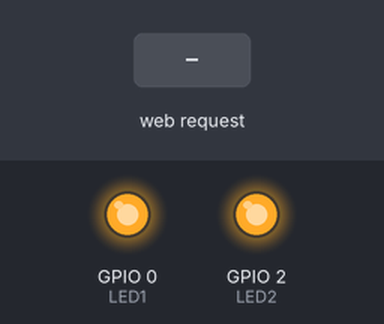
A sketch run on a simulated ESP8266 (NodeMCU). Shown: output pins drawn as LEDs (lit = HIGH). Inputs (shaded band) come from the test bench. WiFi joins after 1.5 s; servers stay silent unless stated; what the sketch prints to the serial monitor is not drawn.

Above: at 2.7 s.
2.8 s: HTTP request GET /?LED=11 received
At 3.1 s:
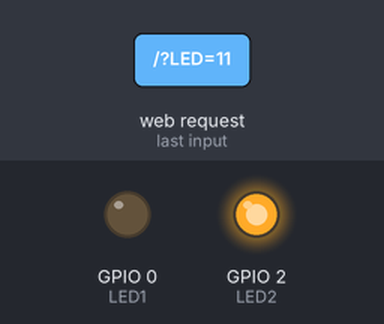
4.3 s: HTTP request GET /?LED=21 received
At 5.5 s:
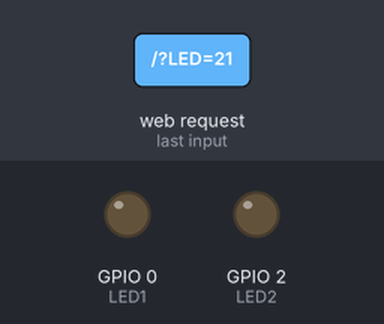
5.8 s: HTTP request GET /?LED=10 received
At 6.6 s:
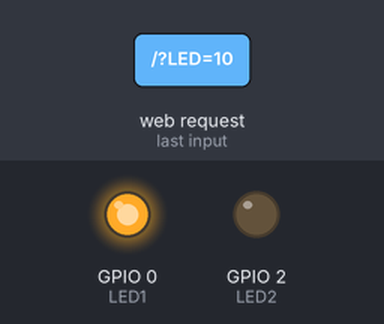
7.3 s: HTTP request GET /?LED=20 received
At 7.8 s:
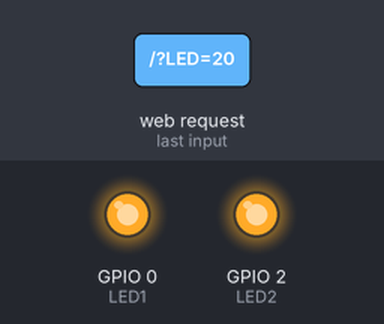
Timing chart, 0 to 9.8 s (numbered marks = the images above; inputs shaded):
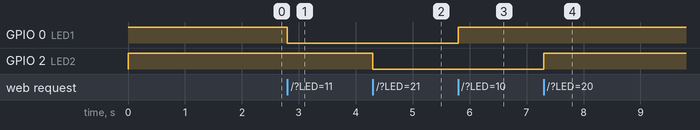

Measured:
- after the input at 2.8 s, GPIO 0 (LED1): HIGH → LOW at once
- after the input at 4.3 s, GPIO 2 (LED2): HIGH → LOW at once
- after the input at 5.8 s, GPIO 0 (LED1): LOW → HIGH at once
- after the input at 7.3 s, GPIO 2 (LED2): LOW → HIGH at once

The sketch:

espfinal_without_webpage.ino
```cpp
#include <ESP8266WiFi.h>
#include <WiFiClient.h>
#include <ESP8266WebServer.h>
#include <ESP8266mDNS.h>

// Fill in your WiFi router SSID and password
const char* ssid = "wifi";
const char* password = "wifi5233";
MDNSResponder mdns;

ESP8266WebServer server(80);

const char INDEX_HTML[] =
"<!DOCTYPE HTML>"
"<html>"
"<head>"
"<meta name = \"viewport\" content = \"width = device-width, initial-scale = 1.0, maximum-scale = 1.0, user-scalable=0\">"
"<title>ESP8266 Web Form Demo</title>"
"<style>"
"\"body { background-color: #808080; font-family: Arial, Helvetica, Sans-Serif; Color: #000000; }\""
"</style>"
"</head>"
"<body>"
"<h1>ESP8266 Web Form Demo</h1>"
"<FORM action=\"/\" method=\"post\">"
"<P>"
"LED 1<br>"
"<INPUT type=\"radio\" name=\"LED\" value=\"10\">On"
"<INPUT type=\"radio\" name=\"LED\" value=\"11\">Off<br>"
"<INPUT type=\"submit\" value=\"Send\"><br>"
"LED 2<br>"
"<INPUT type=\"radio\" name=\"LED\" value=\"20\">On"
"<INPUT type=\"radio\" name=\"LED\" value=\"21\">Off<br>"
"<INPUT type=\"submit\" value=\"Send\">"
"</P>"
"</FORM>"
"</body>"
"</html>";

// GPIO#0 is for Adafruit ESP8266 HUZZAH board. Your board LED might be on 13.
const int LED2 = 2;
const int LED1 = 0;

void handleRoot()
{
  if (server.hasArg("LED")) {
    handleSubmit();
  }
  else {
    server.send(200, "text/html", INDEX_HTML);
  }
}

void returnFail(String msg)
{
  server.sendHeader("Connection", "close");
  server.sendHeader("Access-Control-Allow-Origin", "*");
  server.send(500, "text/plain", msg + "\r\n");
}

void handleSubmit()
{
  String LEDvalue;

  if (!server.hasArg("LED")) return returnFail("BAD ARGS");
  LEDvalue = server.arg("LED");

  if (LEDvalue == "11") {
    writeLED(true,LED1);
    server.send(200, "text/html", INDEX_HTML);
  }
  else if (LEDvalue == "10") {
    writeLED(false,LED1);
    server.send(200, "text/html", INDEX_HTML);
  }
  else if (LEDvalue == "20") {
    writeLED(false,LED2);
    server.send(200, "text/html", INDEX_HTML);
  }
  else if (LEDvalue == "21") {
    writeLED(true,LED2);
    server.send(200, "text/html", INDEX_HTML);
  }
  else {
    returnFail("Bad LED value");
  }
}

void returnOK()
{
  server.sendHeader("Connection", "close");
  server.sendHeader("Access-Control-Allow-Origin", "*");
  server.send(200, "text/plain", "OK\r\n");
}

/*
 * Imperative to turn the LED on using a non-browser http client.
 * For example, using wget.
 * $ wget http://esp8266webform/ledon
 */
// void handleLEDon()
// {
//   writeLED(true,LEDPIN);
//   returnOK();
// }

// /*
//  * Imperative to turn the LED off using a non-browser http client.
//  * For example, using wget.
//  * $ wget http://esp8266webform/ledoff
//  */
// void handleLEDoff()
// {
//   writeLED(false,LEDPIN);
//   returnOK();
// }

void handleNotFound()
{
  String message = "File Not Found\n\n";
  message += "URI: ";
  message += server.uri();
  message += "\nMethod: ";
  message += (server.method() == HTTP_GET)?"GET":"POST";
  message += "\nArguments: ";
  message += server.args();
  message += "\n";
  for (uint8_t i=0; i<server.args(); i++){
    message += " " + server.argName(i) + ": " + server.arg(i) + "\n";
  }
  server.send(404, "text/plain", message);
}

void writeLED(bool LEDon, int LEDPIN)
{
  // Note inverted logic for Adafruit HUZZAH board
  if (LEDon)
    digitalWrite(LEDPIN, 0);
  else
    digitalWrite(LEDPIN, 1);
}

void setup(void)
{
  pinMode(LED1, OUTPUT);
  pinMode(LED2, OUTPUT);
  writeLED(false,LED1);
  writeLED(false,LED2);

  Serial.begin(115200);
  WiFi.begin(ssid, password);
  Serial.println("");

  // Wait for connection
  while (WiFi.status() != WL_CONNECTED) {
    delay(500);
    Serial.print(".");
  }
  Serial.println("");
  Serial.print("Connected to ");
  Serial.println(ssid);
  Serial.print("IP address: ");
  Serial.println(WiFi.localIP());

  if (mdns.begin("esp8266WebForm", WiFi.localIP())) {
    Serial.println("MDNS responder started");
  }

  server.on("/", handleRoot);
//  server.on("/ledon", handleLEDon);
//  server.on("/ledoff", handleLEDoff);
  server.onNotFound(handleNotFound);

  server.begin();
  Serial.print("Connect to http://esp8266WebForm.local or http://");
  Serial.println(WiFi.localIP());
}

void loop(void)
{
  server.handleClient();
}
```
